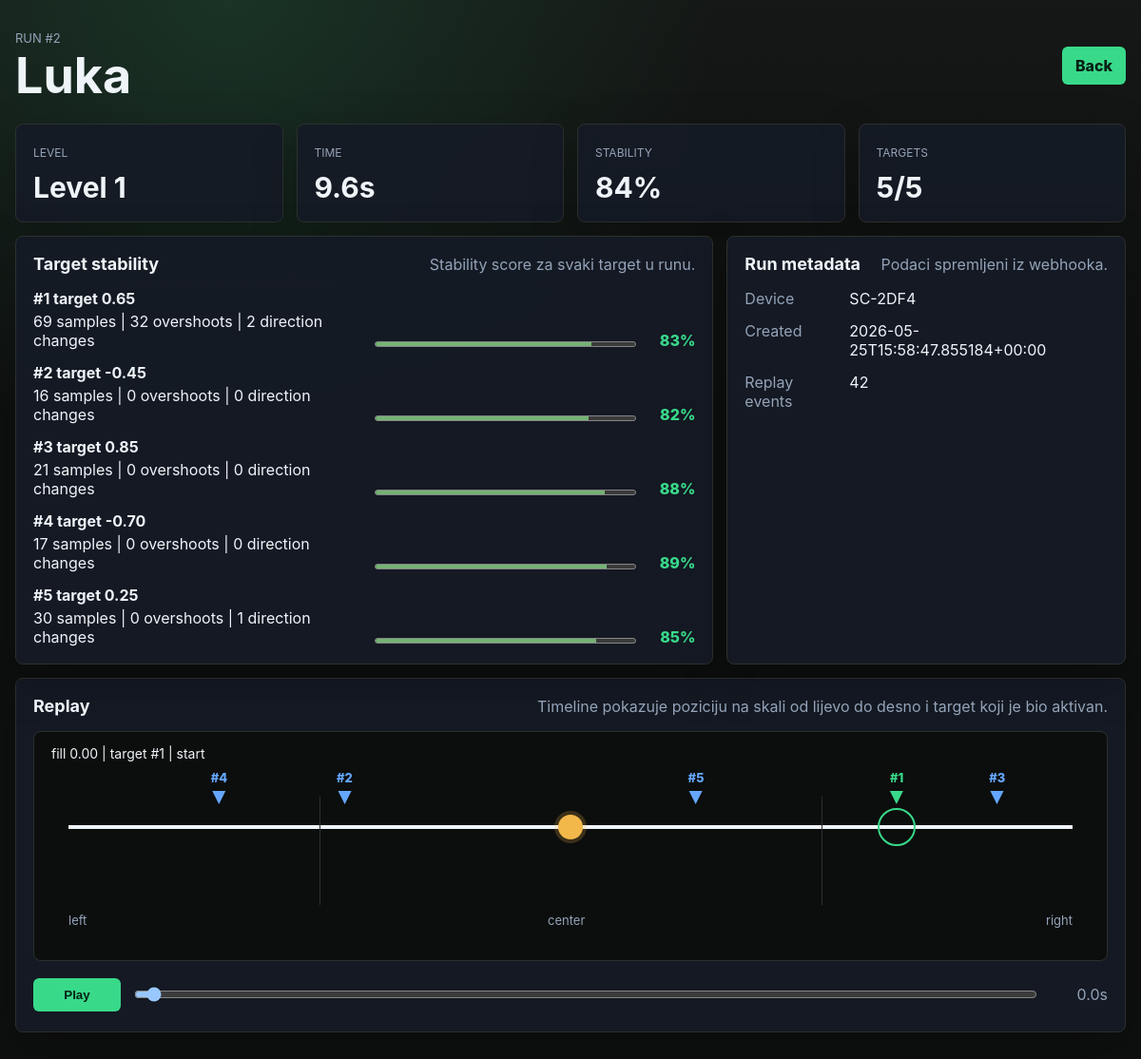
The app's page /scores/2 with its own data.
### tables this page shows
CREATE TABLE scores (
          id INTEGER PRIMARY KEY AUTOINCREMENT,
          device_id TEXT NOT NULL,
          level INTEGER NOT NULL,
          level_name TEXT NOT NULL,
          time_ms INTEGER NOT NULL,
          stability INTEGER NOT NULL,
          targets_hit INTEGER NOT NULL,
          target_count INTEGER NOT NULL,
          player_name TEXT,
          claim_token TEXT NOT NULL,
          created_at TEXT NOT NULL,
          targets_json TEXT,
          target_stats_json TEXT,
          replay_json TEXT
        );

### app.py (the view)
@app.get("/scores/<int:score_id>")
def score_detail(score_id):
    row = get_db().execute("SELECT * FROM scores WHERE id = ?", (score_id,)).fetchone()
    if row is None:
        return redirect(url_for("index"))
    score = row_to_dict(row)
    targets = load_json_list(row, "targets_json")
    target_stats = load_json_list(row, "target_stats_json")
    replay = load_json_list(row, "replay_json")
    return render_template(
        "score_detail.html",
        score=score,
        targets=targets,
        target_stats=target_stats,
        replay=replay,
    )

### app.py (called while the page is built)
def get_db():
    if "db" not in g:
        database_dir = os.path.dirname(DATABASE_PATH)
        if database_dir:
            os.makedirs(database_dir, exist_ok=True)
        g.db = sqlite3.connect(DATABASE_PATH)
        g.db.row_factory = sqlite3.Row
    return g.db

@app.before_request
def ensure_db():
    init_db()

def row_to_dict(row):
    return {
        "id": row["id"],
        "device_id": row["device_id"],
        "level": row["level"],
        "level_name": row["level_name"],
        "time_ms": row["time_ms"],
        "time_seconds": round(row["time_ms"] / 1000, 2),
        "stability": row["stability"],
        "targets_hit": row["targets_hit"],
        "target_count": row["target_count"],
        "player_name": row["player_name"],
        "created_at": row["created_at"],
        "has_details": bool(row["target_stats_json"] or row["replay_json"]),
    }

def load_json_list(row, column_name):
    value = row[column_name]
    if not value:
        return []
    try:
        parsed = json.loads(value)
    except json.JSONDecodeError:
        return []
    return parsed if isinstance(parsed, list) else []

### templates/score_detail.html (shortened to what this page needs)
<!doctype html>
<html lang="hr">
  <head>
    <link rel="stylesheet" href="{{ url_for('static', filename='styles.css') }}?v=4">
  </head>
  <body>
    <main class="shell">
      <header class="topbar">
        <div>
          <p class="eyebrow">Run #{{ score.id }}</p>
          <h1>{{ score.player_name or "Unclaimed run" }}</h1>
        </div>
        <a class="api-pill" href="/">Back</a>
      </header>
      <section class="metrics">
        <article>
          <span>Level</span>
          <strong>{{ score.level_name }}</strong>
        </article>
        <article>
          <span>Time</span>
          <strong>{{ score.time_seconds }}s</strong>
        </article>
        <article>
          <span>Stability</span>
          <strong>{{ score.stability }}%</strong>
        </article>
        <article>
          <span>Targets</span>
          <strong>{{ score.targets_hit }}/{{ score.target_count }}</strong>
        </article>
      </section>
      <section class="content-grid">
        <div class="panel">
          <div class="section-head">
            <h2>Target stability</h2>
            <p>Stability score za svaki target u runu.</p>
          </div>
          <div class="target-list">
            {% for target in target_stats %}
            <div class="target-row">
              <div>
                <strong>#{{ target.index + 1 }} target {{ "%.2f"|format(target.target) }}</strong>
                <span>{{ target.samples }} samples | {{ target.overshoots }} overshoots | {{ target.direction_changes }} direction changes</span>
              </div>
              <meter min="0" max="100" value="{{ target.stability }}"></meter>
              <em>{{ target.stability }}%</em>
            </div>
            {% else %}
            <p class="empty">Ovaj run nema target detalje.</p>
            {% endfor %}
          </div>
        </div>
        <div class="panel">
          <div class="section-head">
            <h2>Run metadata</h2>
            <p>Podaci spremljeni iz webhooka.</p>
          </div>
          <dl class="meta-list">
            <dt>Device</dt>
            <dd>{{ score.device_id }}</dd>
            <dt>Created</dt>
            <dd>{{ score.created_at }}</dd>
            <dt>Replay events</dt>
            <dd>{{ replay | length }}</dd>
          </dl>
        </div>
      </section>
      <section class="panel replay-panel">
        <div class="section-head">
          <h2>Replay</h2>
          <p>Timeline pokazuje poziciju na skali od lijevo do desno i target koji je bio aktivan.</p>
        </div>
        <div id="replayStage" class="replay-stage"></div>
        <div class="replay-controls">
          <button id="replayToggle" type="button">Play</button>
          <input id="replayScrub" type="range" min="0" max="1000" value="0">
          <output id="replayTime">0.0s</output>
        </div>
      </section>
    </main>
  </body>
</html>

### static/styles.css (style rules this page uses)
:root { color-scheme: dark; --bg: #0e0f0f; --panel: #181b1a; --panel-2: #111313; --line: #2b302e; --text: #eef4f8; --muted: #94a3b8; --green: #39d98a; --amber: #f3b84a; --red: #ff6b6b; --blue: #65a7ff; }
* { box-sizing: border-box; }
body { margin: 0; min-height: 100vh; background: radial-gradient(circle at 20% 0%, rgba(57, 217, 138, 0.14), transparent 32rem), linear-gradient(180deg, #151816 0%, var(--bg) 38%); color: var(--text); font-family: Inter, ui-sans-serif, system-ui, -apple-system, BlinkMacSystemFont, "Segoe UI", sans-serif; }
.shell { width: min(1180px, calc(100vw - 32px)); margin: 0 auto; padding: 32px 0 48px; }
.topbar, .section-head, .claim, .bar-row { display: flex; align-items: center; justify-content: space-between; gap: 16px; }
.topbar { margin-bottom: 24px; }
.eyebrow, .section-head p, .claim span, .bar-row span, .empty { color: var(--muted); }
.eyebrow { margin: 0 0 6px; font-size: 13px; text-transform: uppercase; letter-spacing: 0; }
h1, h2, p { margin: 0; }
h1 { font-size: clamp(28px, 5vw, 52px); line-height: 1; }
h2 { font-size: 18px; }
.api-pill, .ghost-button, button { border: 0; border-radius: 6px; background: var(--green); color: #062114; cursor: pointer; font-weight: 800; padding: 10px 14px; text-decoration: none; }
.metrics, .content-grid, .pending-grid { display: grid; gap: 14px; }
.metrics { grid-template-columns: repeat(4, minmax(0, 1fr)); margin-bottom: 14px; }
.metrics article, .panel, .pending { border: 1px solid var(--line); border-radius: 8px; background: rgba(21, 27, 37, 0.92); box-shadow: 0 16px 50px rgba(0, 0, 0, 0.22); }
.metrics article { padding: 18px; }
.metrics span, th { color: var(--muted); font-size: 12px; text-transform: uppercase; }
.metrics strong { display: block; margin-top: 10px; font-size: 30px; }
.pending, .panel { padding: 18px; }
input { width: 180px; border: 1px solid var(--line); border-radius: 6px; background: #0c0e0d; color: var(--text); font: inherit; padding: 10px 12px; }
.content-grid { grid-template-columns: minmax(0, 1.4fr) minmax(300px, 0.8fr); margin-bottom: 14px; }
.bar-row, .target-row { align-items: flex-end; }
.bar-row div, .target-row div { display: grid; gap: 4px; min-width: 130px; }
meter { width: 100%; height: 12px; accent-color: var(--green); }
.bar-row em, .target-row em { color: var(--green); font-style: normal; font-weight: 800; min-width: 42px; text-align: right; }
.target-list, .meta-list { display: grid; gap: 14px; margin-top: 16px; }
.target-row { display: grid; grid-template-columns: minmax(180px, 1fr) minmax(140px, 0.8fr) 48px; gap: 14px; }
.meta-list { grid-template-columns: 96px 1fr; }
.meta-list dt { color: var(--muted); }
.meta-list dd { margin: 0; overflow-wrap: anywhere; }
.replay-stage { position: relative; width: 100%; min-height: 220px; margin-top: 16px; border: 1px solid var(--line); border-radius: 8px; background: #0c0e0d; overflow: hidden; padding: 46px 36px 34px; }
.replay-controls { display: grid; grid-template-columns: 92px 1fr 64px; gap: 12px; align-items: center; margin-top: 14px; }
.replay-controls input { width: 100%; }
.replay-controls output { color: var(--muted); text-align: right; }

### records on screen
scores: id "2", player_name "Luka", level_name "Level 1", stability "84", targets_hit "5", target_count "5", device_id "SC-2DF4", created_at "2026-05-25T15:58:47.855184+00:00"

### other values on screen
{{ score.time_seconds }} "9.6"
{{ target.index + 1 }} "1" "2" "3" "4" "5"
{{ "%.2f"|format(target.target) }} "0.65" "-0.45" "0.85" "-0.70" "0.25"
{{ target.samples }} "69" "16" "21" "17" "30"
{{ target.overshoots }} "32" "0" "0" "0" "0"
{{ target.direction_changes }} "2" "0" "0" "0" "1"
{{ target.stability }} "83" "82" "88" "89" "85"
{{ replay | length }} "42"
